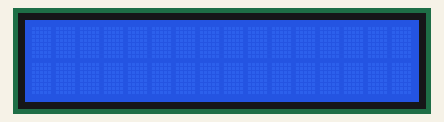
The sketch below on a simulated Arduino Uno, built with avr-gcc and run on an emulated ATmega328P. Shown: 16×2 character LCD.

Above: at 0.1 s.
At 0.6 s:
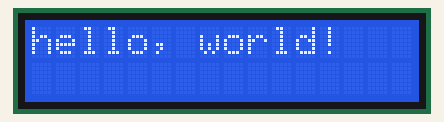

The sketch:

LCD_Display.ino
```cpp
/*
 Demonstrates the use a 16x2 LCD display.  The LiquidCrystal
 library works with all LCD displays that are compatible with the
 Hitachi HD44780 driver. There are many of them out there, and you
 can usually tell them by the 16-pin interface.

 Prints "Hello World!" to the LCD and uses the
 display() and noDisplay() functions to turn on and off
 the display.

 The circuit:
 * LCD RS pin to digital pin 12
 * LCD Enable pin to digital pin 11
 * LCD D4 pin to digital pin 5
 * LCD D5 pin to digital pin 4
 * LCD D6 pin to digital pin 3
 * LCD D7 pin to digital pin 2
 * LCD R/W pin to ground
 * 10K resistor:
 * ends to +5V and ground
 * wiper to LCD VO pin (pin 3)
 http://www.arduino.cc/en/Tutorial/LiquidCrystalDisplay
*/

// include the library code:
#include <LiquidCrystal.h>

// initialize the library by associating any needed LCD interface pin
// with the arduino pin number it is connected to
const int registerSelect = 12;
const int enablePin = 11;
const int lcdData4 = 5;
const int lcdData5 = 4;
const int lcdData6 = 3;
const int lcdData7 = 2;
LiquidCrystal lcd(registerSelect, enablePin, lcdData4, lcdData5, lcdData6, lcdData7);

void setup() {
  // set up the LCD's number of columns and rows:
  lcd.begin(16, 2);
  // Print a message to the LCD.
  lcd.print("hello, world!");
}

void loop() {
  // Turn off the display:
  lcd.noDisplay();
  delay(500);
  // Turn on the display:
  lcd.display();
  delay(500);
}
```

Measured:
- what the display in image 1 shows lasts 0.5 s, from 0.6 s to 1.1 s
